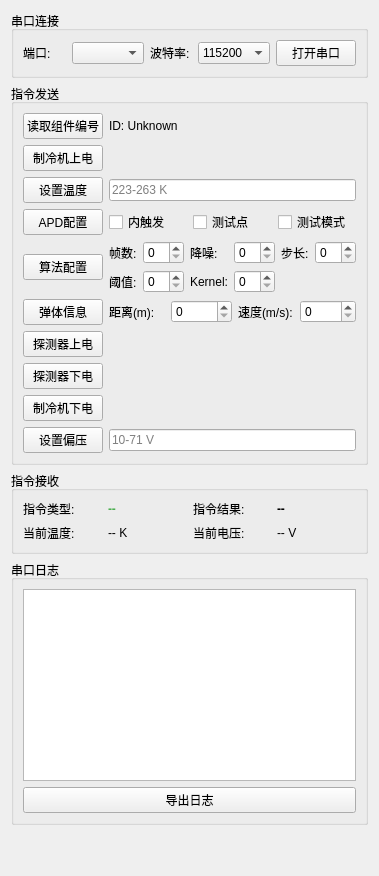
          <widget class="QWidget" name="tab_serial">
           <attribute name="title">
            <string>串口控制</string>
           </attribute>
           <layout class="QVBoxLayout" name="verticalLayout_serial">
            <item>
             <widget class="QGroupBox" name="grp_serial_conn">
              <property name="title">
               <string>串口连接</string>
              </property>
              <layout class="QHBoxLayout" name="horizontalLayout_serial_conn">
               <item>
                <widget class="QLabel" name="label_11">
                 <property name="text">
                  <string>端口:</string>
                 </property>
                </widget>
               </item>
               <item>
                <widget class="QComboBox" name="combo_port"/>
               </item>
               <item>
                <widget class="QLabel" name="label_12">
                 <property name="text">
                  <string>波特率:</string>
                 </property>
                </widget>
               </item>
               <item>
                <widget class="QComboBox" name="combo_baud">
                 <property name="currentIndex">
                  <number>4</number>
                 </property>
                 <item>
                  <property name="text">
                   <string>9600</string>
                  </property>
                 </item>
                 <item>
                  <property name="text">
                   <string>19200</string>
                  </property>
                 </item>
                 <item>
                  <property name="text">
                   <string>38400</string>
                  </property>
                 </item>
                 <item>
                  <property name="text">
                   <string>57600</string>
                  </property>
                 </item>
                 <item>
                  <property name="text">
                   <string>115200</string>
                  </property>
                 </item>
                 <item>
                  <property name="text">
                   <string>230400</string>
                  </property>
                 </item>
                 <item>
                  <property name="text">
                   <string>460800</string>
                  </property>
                 </item>
                 <item>
                  <property name="text">
                   <string>921600</string>
                  </property>
                 </item>
                </widget>
               </item>
               <item>
                <widget class="QPushButton" name="btn_serial_open">
                 <property name="text">
                  <string>打开串口</string>
                 </property>
                 <property name="checkable">
                  <bool>true</bool>
                 </property>
                </widget>
               </item>
              </layout>
             </widget>
            </item>
            <item>
             <widget class="QGroupBox" name="grp_serial_cmds">
              <property name="title">
               <string>指令发送</string>
              </property>
              <layout class="QGridLayout" name="gridLayout_serial_cmds">
               <item row="0" column="0">
                <widget class="QPushButton" name="btn_cmd_read_id">
                 <property name="text">
                  <string>读取组件编号</string>
                 </property>
                </widget>
               </item>
               <item row="0" column="1">
                <widget class="QLabel" name="lbl_id_result">
                 <property name="text">
                  <string>ID: Unknown</string>
                 </property>
                </widget>
               </item>
               <item row="1" column="0">
                <widget class="QPushButton" name="btn_cmd_cooler_on">
                 <property name="text">
                  <string>制冷机上电</string>
                 </property>
                </widget>
               </item>
               <item row="2" column="0">
                <widget class="QPushButton" name="btn_cmd_set_temp">
                 <property name="text">
                  <string>设置温度</string>
                 </property>
                </widget>
               </item>
               <item row="2" column="1">
                <widget class="QLineEdit" name="txt_set_temp">
                 <property name="placeholderText">
                  <string>223-263 K</string>
                 </property>
                </widget>
               </item>
               <item row="3" column="0">
                <widget class="QPushButton" name="btn_cmd_apd_config">
                 <property name="text">
                  <string>APD配置</string>
                 </property>
                </widget>
               </item>
               <item row="3" column="1">
                <layout class="QHBoxLayout" name="horz_apd_config_inner">
                 <item>
                  <widget class="QCheckBox" name="chk_apd_trig">
                   <property name="text">
                    <string>内触发</string>
                   </property>
                  </widget>
                 </item>
                 <item>
                  <widget class="QCheckBox" name="chk_apd_test_point">
                   <property name="text">
                    <string>测试点</string>
                   </property>
                  </widget>
                 </item>
                 <item>
                  <widget class="QCheckBox" name="chk_apd_test_mode">
                   <property name="text">
                    <string>测试模式</string>
                   </property>
                  </widget>
                 </item>
                </layout>
               </item>
               <item row="4" column="0">
                <widget class="QPushButton" name="btn_cmd_algo_config">
                 <property name="text">
                  <string>算法配置</string>
                 </property>
                </widget>
               </item>
               <item row="4" column="1">
                <layout class="QGridLayout" name="grid_algo_config_inner">
                 <item row="0" column="0">
                  <widget class="QLabel" name="l_algo_1">
                   <property name="text">
                    <string>帧数:</string>
                   </property>
                  </widget>
                 </item>
                 <item row="0" column="1">
                  <widget class="QSpinBox" name="sb_algo_frames"/>
                 </item>
                 <item row="0" column="2">
                  <widget class="QLabel" name="l_algo_2">
                   <property name="text">
                    <string>降噪:</string>
                   </property>
                  </widget>
                 </item>
                 <item row="0" column="3">
                  <widget class="QSpinBox" name="sb_algo_noise"/>
                 </item>
                 <item row="0" column="4">
                  <widget class="QLabel" name="l_algo_3">
                   <property name="text">
                    <string>步长:</string>
                   </property>
                  </widget>
                 </item>
                 <item row="0" column="5">
                  <widget class="QSpinBox" name="sb_algo_step"/>
                 </item>
                 <item row="1" column="0">
                  <widget class="QLabel" name="l_algo_4">
                   <property name="text">
                    <string>阈值:</string>
                   </property>
                  </widget>
                 </item>
                 <item row="1" column="1">
                  <widget class="QSpinBox" name="sb_algo_thresh"/>
                 </item>
                 <item row="1" column="2">
                  <widget class="QLabel" name="l_algo_kernel">
                   <property name="text">
                    <string>Kernel:</string>
                   </property>
                  </widget>
                 </item>
                 <item row="1" column="3">
                  <widget class="QSpinBox" name="sb_algo_kernel"/>
                 </item>
                </layout>
               </item>
               <item row="5" column="0">
                <widget class="QPushButton" name="btn_cmd_proj_info">
                 <property name="text">
                  <string>弹体信息</string>
                 </property>
                </widget>
               </item>
               <item row="5" column="1">
                <layout class="QHBoxLayout" name="horz_proj_info_inner">
                 <item>
                  <widget class="QLabel" name="l_proj_1">
                   <property name="text">
                    <string>距离(m):</string>
                   </property>
                  </widget>
                 </item>
                 <item>
                  <widget class="QSpinBox" name="sb_proj_dist">
                   <property name="maximum">
                    <number>10000</number>
                   </property>
                  </widget>
                 </item>
                 <item>
                  <widget class="QLabel" name="l_proj_2">
                   <property name="text">
                    <string>速度(m/s):</string>
                   </property>
                  </widget>
                 </item>
                 <item>
                  <widget class="QSpinBox" name="sb_proj_vel">
                   <property name="maximum">
                    <number>2000</number>
                   </property>
                  </widget>
                 </item>
                </layout>
               </item>
               <item row="6" column="0">
                <widget class="QPushButton" name="btn_cmd_apd_on">
                 <property name="text">
                  <string>探测器上电</string>
                 </property>
                </widget>
               </item>
               <item row="7" column="0">
                <widget class="QPushButton" name="btn_cmd_apd_off">
                 <property name="text">
                  <string>探测器下电</string>
                 </property>
                </widget>
               </item>
               <item row="8" column="0">
                <widget class="QPushButton" name="btn_cmd_cooler_off">
                 <property name="text">
                  <string>制冷机下电</string>
                 </property>
                </widget>
               </item>
               <item row="9" column="0">
                <widget class="QPushButton" name="btn_cmd_set_bias">
                 <property name="text">
                  <string>设置偏压</string>
                 </property>
                </widget>
               </item>
               <item row="9" column="1">
                <widget class="QLineEdit" name="txt_set_bias">
                 <property name="placeholderText">
                  <string>10-71 V</string>
                 </property>
                </widget>
               </item>
              </layout>
             </widget>
            </item>
            <item>
             <widget class="QGroupBox" name="grp_serial_recv">
              <property name="title">
               <string>指令接收</string>
              </property>
              <layout class="QGridLayout" name="gridLayout_serial_recv">
               <item row="0" column="0">
                <widget class="QLabel" name="label_recv_cmd">
                 <property name="text">
                  <string>指令类型:</string>
                 </property>
                </widget>
               </item>
               <item row="0" column="1">
                <widget class="QLabel" name="lbl_recv_cmd_type">
                 <property name="styleSheet">
                  <string>font-weight: bold; color: #4CAF50;</string>
                 </property>
                 <property name="text">
                  <string>--</string>
                 </property>
                </widget>
               </item>
               <item row="0" column="2">
                <widget class="QLabel" name="label_recv_res">
                 <property name="text">
                  <string>指令结果:</string>
                 </property>
                </widget>
               </item>
               <item row="0" column="3">
                <widget class="QLabel" name="lbl_recv_result">
                 <property name="styleSheet">
                  <string>font-weight: bold;</string>
                 </property>
                 <property name="text">
                  <string>--</string>
                 </property>
                </widget>
               </item>
               <item row="1" column="0">
                <widget class="QLabel" name="label_recv_temp">
                 <property name="text">
                  <string>当前温度:</string>
                 </property>
                </widget>
               </item>
               <item row="1" column="1">
                <widget class="QLabel" name="lbl_recv_temp">
                 <property name="text">
                  <string>-- K</string>
                 </property>
                </widget>
               </item>
               <item row="1" column="2">
                <widget class="QLabel" name="label_recv_volt">
                 <property name="text">
                  <string>当前电压:</string>
                 </property>
                </widget>
               </item>
               <item row="1" column="3">
                <widget class="QLabel" name="lbl_recv_volt">
                 <property name="text">
                  <string>-- V</string>
                 </property>
                </widget>
               </item>
              </layout>
             </widget>
            </item>
            <item>
             <widget class="QGroupBox" name="grp_serial_log">
              <property name="title">
               <string>串口日志</string>
              </property>
              <layout class="QVBoxLayout" name="verticalLayout_serial_log">
               <item>
                <widget class="QTextEdit" name="txt_serial_log">
                 <property name="readOnly">
                  <bool>true</bool>
                 </property>
                </widget>
               </item>
               <item>
                <widget class="QPushButton" name="btn_export_log">
                 <property name="text">
                  <string>导出日志</string>
                 </property>
                </widget>
               </item>
              </layout>
             </widget>
            </item>
            <item>
             <spacer name="verticalSpacer_serial">
              <property name="orientation">
               <enum>Qt::Vertical</enum>
              </property>
              <property name="sizeHint" stdset="0">
               <size>
                <width>20</width>
                <height>40</height>
               </size>
              </property>
             </spacer>
            </item>
           </layout>
          </widget>
